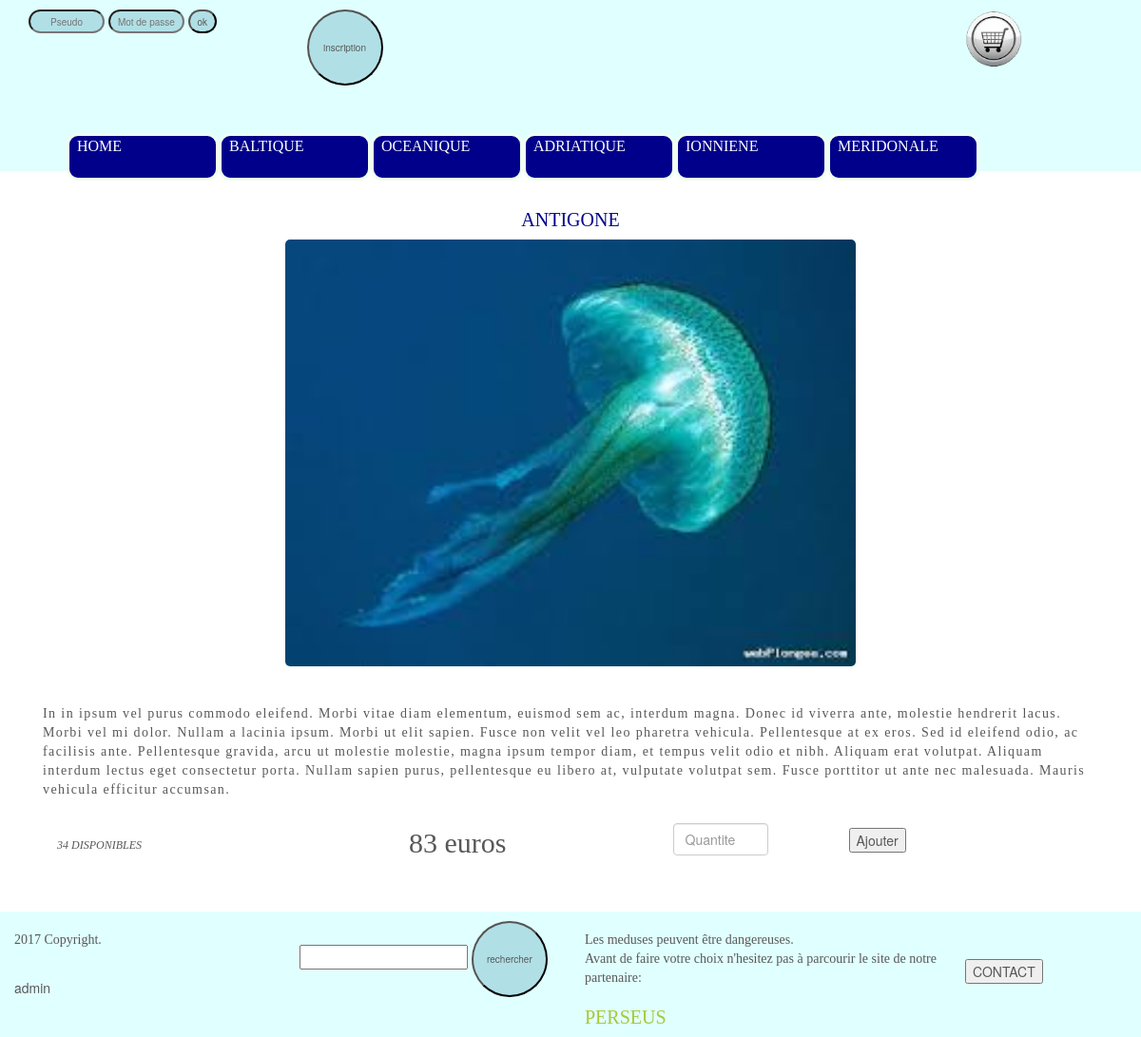
/index.php?id=233, run on the app's committed database.
### tables this page shows
CREATE TABLE IF NOT EXISTS `items` (
  `id` int(25) NOT NULL AUTO_INCREMENT,
  `type` int(25) NOT NULL,
  `typeName` varchar(25) NOT NULL,
  `itemName` varchar(25) NOT NULL,
  `description` longtext NOT NULL,
  `descriptionb` longtext,
  `price` double NOT NULL,
  `stock` int(25) NOT NULL,
  `picture` varchar(125) NOT NULL,
  PRIMARY KEY (`id`)
);

### library/database.php (called while the page is built, shortened)
<?php
class DB {
	public $bdd;
	private static $_instance = null;
	private function __construct(){
		$this->bdd = new PDO('mysql:host=localhost; dbname=site', 'root', '', array(PDO::MYSQL_ATTR_INIT_COMMAND => 'SET NAMES utf8'));
	}
	public function recup($requete, $tableau = array()){
		$requete = $this->bdd->prepare($requete);
		$requete->execute($tableau);
		return $requete->fetchAll();
	}
	public static function getInstance(){
		if (is_null(self::$_instance)){
			self::$_instance = new DB();
		}
		return self::$_instance;
	}
}
?>

### CONTROLLERS/Controller_Items.php (called while the page is built, shortened)
<?php
require_once($_SERVER['DOCUMENT_ROOT'].'/fantasy/MODELS/Model_Items.php');
class Controller_Items{
	public function viewItem($id){
		$produit = new Model_Items();
		$monProduit = $produit ->getItem($id);
		require_once($_SERVER['DOCUMENT_ROOT'].'/fantasy/views/items/detail.php');
	}
	}
?>

### MODELS/Model_Items.php (called while the page is built, shortened)
<?php
require_once($_SERVER['DOCUMENT_ROOT'].'/fantasy/library/database.php');
class Model_Items{
	private $db;
	public function __construct(){
		$this->db = DB::getInstance();
	}
	public function getItem($id){
		$req = ("SELECT * FROM items WHERE id=:id");
		$tableau =array(
		'id'=>$id);
		$resultat =$this->db->recup($req, $tableau);
		return $resultat;
	}
}
?>

### index.php (called while the page is built, shortened)
<?php
require_once( $_SERVER['DOCUMENT_ROOT'].'/fantasy/controllers/Controller_Items.php');
require_once($_SERVER['DOCUMENT_ROOT'].'/fantasy/views/header.php');
if (isset($_GET['id'])){
  $id =intVal($_GET['id']);
  $produit= new Controller_Items();
  $monproduit = $produit->viewItem($id);
}
 ?>

### views/items/detail.php (the view, shortened to what this page needs)
<?php
require_once( $_SERVER['DOCUMENT_ROOT'].'/fantasy/controllers/Controller_Items.php');
require_once($_SERVER['DOCUMENT_ROOT'].'/fantasy/views/header.php');
require_once($_SERVER['DOCUMENT_ROOT'].'/fantasy/views/nav.php');
foreach ($monProduit as $cle => $champs){
	?>
	<link rel="stylesheet" href="/fantasy/views/style/detail.css">
			<div class="container">
				<div class="detail col-md-12">
						<div class="detail_picture col-xs-12 col-sm-6 col-md-12">
							<h1 ><?php echo $champs['itemName']; ?></h1>
							<img class= "detail_picture-img" src="/fantasy/images/<?php echo $champs['picture'];?>" width="600px" />
						</div>
						<div class="row">
							<div class=" col xs-12 col-sm-8 col-md-12">
								<p class="detail_description_total" ><?php echo $champs['descriptionb']; ?></p>
							</div>
						</div>
						<div class="row">
							<div class="detail_buy_user col-md-12">
								<div class="detail_buy_stock_box col-xs-12 col-sm-6 col-md-4">
									<p id="detail_buy_stock"><?php echo $champs['stock']; ?> DISPONIBLES</p>
								</div>
								<div class="col-xs-12 col-sm-6 col-md-3">
									<p id="detail_buy_price"><?php echo $champs['price']; ?> euros</p>
								</div>
								<div class="detail_buy_button col-xs-12 col-sm-6 col-md-2">
										<form action ="" method="get" name="buy">
									<input id="detail_buy_text" type="text" class="form-control" name="quantity" placeholder="Quantite">
								</div>
								<div class="detail_buy_submit col xs-12 col-sm-6 col-md-3">
									<input type ="submit" name="action" value="Ajouter">
								</div>
							</div>
						</div>
					</div>
				</div>
<?php
}
require_once ($_SERVER['DOCUMENT_ROOT'].'/fantasy/views/footer.php');
	?>

### views/style/header.css (style rules this page uses)
.container { padding-top:0px !important; }

### views/style/main.css (style rules this page uses)
body { color: #585858; margin:0; padding:0; }
h1 { color:#00008B; font-family:Georgia,serif,Times; font-size: 20px; font-weight:500; text-transform:uppercase; }
p { font-family:Georgia,serif,Times; color:; }

### views/style/detail.css (style rules this page uses)
.detail_buy_user { background-color:white; border-radius:30px; margin-bottom:20px; }
.detail_picture { margin-top:10px; margin-bottom:10px; text-align:center; }
.detail_picture-img { border-radius:5px; margin-bottom:30px; width: 600px; overflow-x: auto; white-space: nowrap }
#detail_buy_price { margin-top:15px; font-size: 30px; }
#detail_buy_stock { font-style: italic; font-size: 12px; margin-top:30px; }
#detail_buy_text { margin-top:15px; width:100px; }
.detail_buy_submit { margin-top:20px; height:33px; text-transform: uppercase; }
.detail_description_total { letter-spacing:0.1em; margin-bottom:10px; }

### data on the page
items: itemName "ANTIGONE", picture (picture), descriptionb "In in ipsum vel purus commodo eleifend. Morbi vitae diam elementum, euismod sem ac, interdum magna. Donec id viverra ante, molestie hendrerit lacus. Morbi vel mi dolor. Nullam a lacinia ipsum. Morbi ut elit sapien. Fusce non velit vel leo pharetra vehicula. Pellentesque at ex eros. Sed id eleifend odio, ac facilisis ante. Pellentesque gravida, arcu ut molestie molestie, magna ipsum tempor diam, et tempus velit odio et nibh. Aliquam erat volutpat. Aliquam interdum lectus eget consectetur porta. Nullam sapien purus, pellentesque eu libero at, vulputate volutpat sem. Fusce porttitor ut ante nec malesuada. Mauris vehicula efficitur accumsan.", stock "34", price "83"
